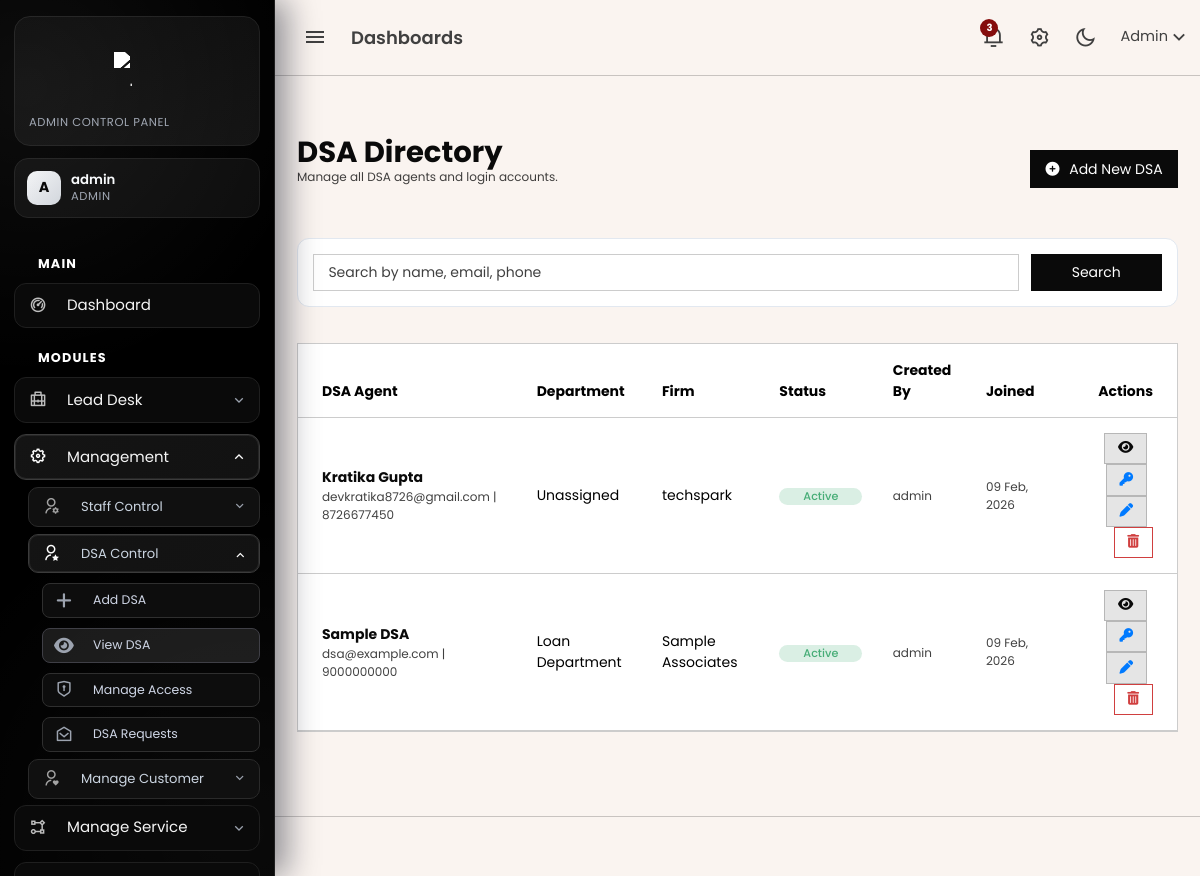
Screenshot of /admin/dsa_list.php (signed in) with the database file from the repository.
### tables this page shows
CREATE TABLE `dsa` (
  `id` bigint(20) UNSIGNED NOT NULL,
  `name` varchar(255) NOT NULL,
  `email` varchar(255) NOT NULL,
  `phone` varchar(20) NOT NULL,
  `password` varchar(255) NOT NULL,
  `department_id` int(11) DEFAULT NULL,
  `created_by` bigint(20) UNSIGNED DEFAULT NULL,
  `status` enum('active','inactive') DEFAULT 'active',
  `created_at` timestamp NOT NULL DEFAULT current_timestamp(),
  `updated_at` timestamp NOT NULL DEFAULT current_timestamp() ON UPDATE current_timestamp()
);

CREATE TABLE `dsa_profiles` (
  `id` bigint(20) UNSIGNED NOT NULL,
  `dsa_id` bigint(20) UNSIGNED NOT NULL,
  `firm_name` varchar(255) DEFAULT NULL,
  `pan_number` varchar(255) DEFAULT NULL,
  `city` varchar(100) DEFAULT NULL,
  `state` varchar(100) DEFAULT NULL,
  `pin_code` varchar(10) DEFAULT NULL,
  `bank_name` varchar(255) DEFAULT NULL,
  `account_number` varchar(255) DEFAULT NULL,
  `ifsc_code` varchar(20) DEFAULT NULL,
  `created_at` timestamp NOT NULL DEFAULT current_timestamp(),
  `updated_at` timestamp NOT NULL DEFAULT current_timestamp() ON UPDATE current_timestamp()
);

CREATE TABLE `departments` (
  `id` int(10) UNSIGNED NOT NULL,
  `name` varchar(255) NOT NULL,
  `created_at` timestamp NULL DEFAULT current_timestamp(),
  `updated_at` timestamp NULL DEFAULT current_timestamp() ON UPDATE current_timestamp(),
  `created_by` bigint(20) UNSIGNED DEFAULT NULL
);

### admin/dsa_list.php (the view, shortened to what this page needs)
<?php
include 'header.php';
$search = isset($_GET['search']) ? mysqli_real_escape_string($conn, $_GET['search']) : '';
$where_clause = $search ? "WHERE d.name LIKE '%$search%' OR d.email LIKE '%$search%' OR d.phone LIKE '%$search%'" : '';
$query = "SELECT d.*, dp.firm_name, dept.name AS department_name, a.name AS creator_name
          FROM dsa d
          LEFT JOIN dsa_profiles dp ON dp.dsa_id = d.id
          LEFT JOIN departments dept ON dept.id = d.department_id
          LEFT JOIN admin a ON a.id = d.created_by
          $where_clause
          ORDER BY d.id DESC";
$result = mysqli_query($conn, $query);
?>
<?php include 'topbar.php'; ?>
<?php include 'sidebar.php'; ?>
<div class="content-page"><div class="content"><div class="container-fluid pt-4">
    <div class="d-flex justify-content-between align-items-center mb-4">
        <div>
            <h2 class="fw-bold text-dark mb-0">DSA Directory</h2>
            <p class="text-muted small">Manage all DSA agents and login accounts.</p>
        </div>
        <a href="dsa_add.php" class="btn btn-dark"><i class="fas fa-plus-circle me-1"></i> Add New DSA</a>
    </div>
    <div class="mb-4" style="background:#fff;border:1px solid #e2e8f0;padding:15px;border-radius:12px;">
        <form method="GET" class="row g-2">
            <div class="col-md-10"><input type="text" name="search" class="form-control" placeholder="Search by name, email, phone" value="<?= htmlspecialchars($search) ?>"></div>
            <div class="col-md-2"><button type="submit" class="btn btn-dark w-100">Search</button></div>
        </form>
    </div>
    <div class="card border"><div class="card-body p-0"><div class="table-responsive">
        <table class="table mb-0 align-middle">
            <thead><tr><th class="ps-3">DSA Agent</th><th>Department</th><th>Firm</th><th>Status</th><th>Created By</th><th>Joined</th><th class="text-end pe-3">Actions</th></tr></thead>
            <tbody>
                <?php if ($result && mysqli_num_rows($result) > 0): while ($row = mysqli_fetch_assoc($result)): ?>
                    <tr>
                        <td class="ps-3"><div class="fw-bold text-dark"><?= htmlspecialchars($row['name']) ?></div><div class="text-muted small"><?= htmlspecialchars($row['email']) ?> | <?= htmlspecialchars($row['phone']) ?></div></td>
                        <td><?= htmlspecialchars($row['department_name'] ?? 'Unassigned') ?></td>
                        <td><?= htmlspecialchars($row['firm_name'] ?? '-') ?></td>
                        <td><?php if($row['status'] === 'active'): ?><span class="badge rounded-pill bg-success-subtle text-success px-3">Active</span><?php else: ?><span class="badge rounded-pill bg-danger-subtle text-danger px-3">Inactive</span><?php endif; ?></td>
                        <td><span class="small text-muted"><?= htmlspecialchars($row['creator_name'] ?? 'System') ?></span></td>
                        <td class="small text-muted"><?= date('d M, Y', strtotime($row['created_at'])) ?></td>
                        <td class="text-end pe-3">
                            <a href="dsa_view.php?id=<?= (int)$row['id'] ?>" class="btn btn-sm btn-light border me-1" title="View Profile"><i class="fas fa-eye text-dark"></i></a>
                            <a href="manage_dsa_permissions.php?dsa_id=<?= (int)$row['id'] ?>" class="btn btn-sm btn-light border me-1" title="Manage Access"><i class="fas fa-key text-primary"></i></a>
                            <a href="dsa_add.php?id=<?= (int)$row['id'] ?>" class="btn btn-sm btn-light border me-1"><i class="fas fa-pen text-primary"></i></a>
                            <a href="db/delete/dsa_delete.php?id=<?= (int)$row['id'] ?>" onclick="return confirm('Delete this DSA account?')" class="btn btn-sm btn-outline-danger"><i class="fas fa-trash-alt"></i></a>
                        </td>
                    </tr>
                <?php endwhile; else: ?>
                    <tr><td colspan="7" class="text-center py-5 text-muted">No DSA records found.</td></tr>
                <?php endif; ?>
            </tbody>
        </table>
    </div></div></div>
</div></div></div>
<?php include 'footer.php'; ?>

### admin/sidebar.php (style rules this page uses)
:root { --admin-nav-bg: #000000; --admin-nav-card: #0a0a0a; --admin-nav-card-hover: #121212; --admin-nav-border: #1f1f1f; --admin-nav-text: #f5f5f5; --admin-nav-muted: #9ca3af; --admin-nav-accent: #ffffff; --admin-nav-accent-soft: rgba(255, 255, 255, 0.08); }

### rows the page displays
dsa: name "Kratika Gupta", email "devkratika8726@gmail.com", phone "8726677450", department_name "Unassigned", dsa_profiles.firm_name "techspark", status "Active", admin.name "admin", created_at "09 Feb, 2026"
dsa: name "Sample DSA", email "dsa@example.com", phone "9000000000", department.name "Loan Department", dsa_profiles.firm_name "Sample Associates", status "Active", admin.name "admin", created_at "09 Feb, 2026"

### other values shown
$adminUnreadTotal "3"
$admin_sidebar_initial "A"
$admin_sidebar_name "admin"
$admin_sidebar_role "ADMIN"
